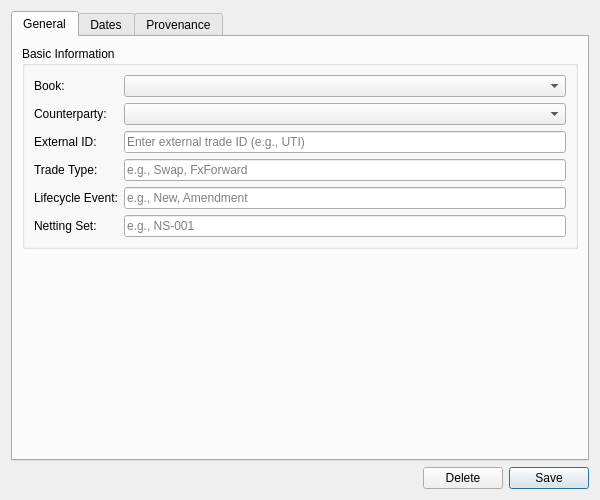
<?xml version="1.0" encoding="UTF-8"?>
<ui version="4.0">
 <class>TradeDetailDialog</class>
 <widget class="QWidget" name="TradeDetailDialog">
  <property name="geometry">
   <rect>
    <x>0</x>
    <y>0</y>
    <width>600</width>
    <height>500</height>
   </rect>
  </property>
  <property name="sizePolicy">
   <sizepolicy hsizetype="Preferred" vsizetype="Preferred">
    <horstretch>0</horstretch>
    <verstretch>0</verstretch>
   </sizepolicy>
  </property>
  <property name="minimumSize">
   <size>
    <width>600</width>
    <height>500</height>
   </size>
  </property>
  <property name="windowTitle">
   <string>Trade Details</string>
  </property>
  <layout class="QVBoxLayout" name="verticalLayout">
   <item>
    <widget class="QTabWidget" name="tabWidget">
     <widget class="QWidget" name="generalTab">
      <attribute name="title">
       <string>General</string>
      </attribute>
      <layout class="QVBoxLayout" name="generalTabLayout">
       <item>
        <widget class="QGroupBox" name="basicInfoGroup">
         <property name="title">
          <string>Basic Information</string>
         </property>
         <layout class="QFormLayout" name="formLayout">
          <item row="0" column="0">
           <widget class="QLabel" name="label_bookCombo">
            <property name="text">
             <string>Book:</string>
            </property>
           </widget>
          </item>
          <item row="0" column="1">
           <widget class="QComboBox" name="bookCombo"/>
          </item>
          <item row="1" column="0">
           <widget class="QLabel" name="label_counterpartyCombo">
            <property name="text">
             <string>Counterparty:</string>
            </property>
           </widget>
          </item>
          <item row="1" column="1">
           <widget class="QComboBox" name="counterpartyCombo"/>
          </item>
          <item row="2" column="0">
           <widget class="QLabel" name="label_externalIdEdit">
            <property name="text">
             <string>External ID:</string>
            </property>
           </widget>
          </item>
          <item row="2" column="1">
           <widget class="QLineEdit" name="externalIdEdit">
            <property name="placeholderText">
             <string>Enter external trade ID (e.g., UTI)</string>
            </property>
           </widget>
          </item>
          <item row="3" column="0">
           <widget class="QLabel" name="label_tradeTypeEdit">
            <property name="text">
             <string>Trade Type:</string>
            </property>
           </widget>
          </item>
          <item row="3" column="1">
           <widget class="QLineEdit" name="tradeTypeEdit">
            <property name="placeholderText">
             <string>e.g., Swap, FxForward</string>
            </property>
           </widget>
          </item>
          <item row="4" column="0">
           <widget class="QLabel" name="label_lifecycleEventEdit">
            <property name="text">
             <string>Lifecycle Event:</string>
            </property>
           </widget>
          </item>
          <item row="4" column="1">
           <widget class="QLineEdit" name="lifecycleEventEdit">
            <property name="placeholderText">
             <string>e.g., New, Amendment</string>
            </property>
           </widget>
          </item>
          <item row="5" column="0">
           <widget class="QLabel" name="label_nettingSetIdEdit">
            <property name="text">
             <string>Netting Set:</string>
            </property>
           </widget>
          </item>
          <item row="5" column="1">
           <widget class="QLineEdit" name="nettingSetIdEdit">
            <property name="placeholderText">
             <string>e.g., NS-001</string>
            </property>
           </widget>
          </item>
         </layout>
        </widget>
       </item>
       <item>
        <spacer name="generalTabSpacer">
         <property name="orientation">
          <enum>Qt::Vertical</enum>
         </property>
         <property name="sizeHint" stdset="0">
          <size>
           <width>20</width>
           <height>40</height>
          </size>
         </property>
        </spacer>
       </item>
      </layout>
     </widget>
     <widget class="QWidget" name="datesTab">
      <attribute name="title">
       <string>Dates</string>
      </attribute>
      <layout class="QVBoxLayout" name="datesTabLayout">
       <item>
        <widget class="QGroupBox" name="datesGroup">
         <property name="title">
          <string>Dates</string>
         </property>
         <layout class="QFormLayout" name="datesFormLayout">
          <item row="0" column="0">
           <widget class="QLabel" name="label_tradeDateEdit">
            <property name="text">
             <string>Trade Date:</string>
            </property>
           </widget>
          </item>
          <item row="0" column="1">
           <widget class="QLineEdit" name="tradeDateEdit">
            <property name="placeholderText">
             <string>YYYY-MM-DD</string>
            </property>
           </widget>
          </item>
          <item row="1" column="0">
           <widget class="QLabel" name="label_effectiveDateEdit">
            <property name="text">
             <string>Effective Date:</string>
            </property>
           </widget>
          </item>
          <item row="1" column="1">
           <widget class="QLineEdit" name="effectiveDateEdit">
            <property name="placeholderText">
             <string>YYYY-MM-DD</string>
            </property>
           </widget>
          </item>
          <item row="2" column="0">
           <widget class="QLabel" name="label_terminationDateEdit">
            <property name="text">
             <string>Termination Date:</string>
            </property>
           </widget>
          </item>
          <item row="2" column="1">
           <widget class="QLineEdit" name="terminationDateEdit">
            <property name="placeholderText">
             <string>YYYY-MM-DD</string>
            </property>
           </widget>
          </item>
          <item row="3" column="0">
           <widget class="QLabel" name="label_executionTimestampEdit">
            <property name="text">
             <string>Execution Timestamp:</string>
            </property>
           </widget>
          </item>
          <item row="3" column="1">
           <widget class="QLineEdit" name="executionTimestampEdit">
            <property name="placeholderText">
             <string>YYYY-MM-DD HH:MM:SS</string>
            </property>
           </widget>
          </item>
         </layout>
        </widget>
       </item>
       <item>
        <spacer name="datesTabSpacer">
         <property name="orientation">
          <enum>Qt::Vertical</enum>
         </property>
         <property name="sizeHint" stdset="0">
          <size>
           <width>20</width>
           <height>40</height>
          </size>
         </property>
        </spacer>
       </item>
      </layout>
     </widget>
     <widget class="QWidget" name="provenanceTab">
      <attribute name="title">
       <string>Provenance</string>
      </attribute>
      <layout class="QVBoxLayout" name="provenanceTabLayout">
       <item>
        <widget class="ores::qt::ProvenanceWidget" name="provenanceWidget" native="true"/>
       </item>
      </layout>
     </widget>
    </widget>
   </item>
   <item>
    <layout class="QHBoxLayout" name="buttonLayout">
     <item>
      <spacer name="horizontalSpacer">
       <property name="orientation">
        <enum>Qt::Horizontal</enum>
       </property>
       <property name="sizeHint" stdset="0">
        <size>
         <width>40</width>
         <height>20</height>
        </size>
       </property>
      </spacer>
     </item>
     <item>
      <widget class="QPushButton" name="deleteButton">
       <property name="text">
        <string>Delete</string>
       </property>
      </widget>
     </item>
     <item>
      <widget class="QPushButton" name="saveButton">
       <property name="text">
        <string>Save</string>
       </property>
       <property name="default">
        <bool>true</bool>
       </property>
      </widget>
     </item>
    </layout>
   </item>
  </layout>
 </widget>
 <customwidgets>
  <customwidget>
   <class>ores::qt::ProvenanceWidget</class>
   <extends>QWidget</extends>
   <header>ores.qt/ProvenanceWidget.hpp</header>
   <container>1</container>
  </customwidget>
 </customwidgets>
 <resources/>
 <connections/>
</ui>
